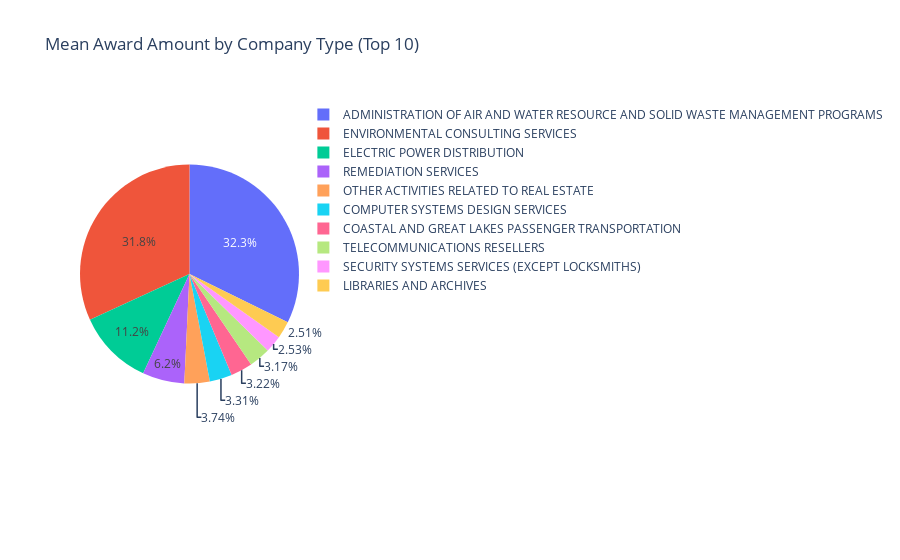

Notebook code cell kept with this figure:
### Code cell
# Calculate the mean award amount by NAICS description
mean_award_by_naics = data.groupby('naics_description')['potential_total_value_of_award'].mean().reset_index()

# Sort the data by mean award amount and select the top 10
mean_award_by_naics = mean_award_by_naics.sort_values(by='potential_total_value_of_award', ascending=False).head(10)

# Create the pie chart
fig = px.pie(mean_award_by_naics, values='potential_total_value_of_award', names='naics_description',
             title='Mean Award Amount by Company Type (Top 10)',
             labels={'naics_description': 'Company Type (NAICS Description)', 'potential_total_value_of_award': 'Mean Award Amount (USD)'})

fig.show()

### Figure 1 — Plotly figure (JSON) as saved in the notebook; plotly's stock layout.template omitted (floating-point values rounded to 4 significant figures)
{"data": [{"domain": {"x": [0, 1], "y": [0, 1]}, "hovertemplate": "Company Type (NAICS Description)=%{label}<br>Mean Award Amount (USD)=%{value}<extra></extra>", "labels": ["ADMINISTRATION OF AIR AND WATER RESOURCE AND SOLID WASTE MANAGEMENT PROGRAMS", "ENVIRONMENTAL CONSULTING SERVICES", "ELECTRIC POWER DISTRIBUTION", "REMEDIATION SERVICES", "OTHER ACTIVITIES RELATED TO REAL ESTATE", "COMPUTER SYSTEMS DESIGN SERVICES", "COASTAL AND GREAT LAKES PASSENGER TRANSPORTATION", "TELECOMMUNICATIONS RESELLERS", "SECURITY SYSTEMS SERVICES (EXCEPT LOCKSMITHS)", "LIBRARIES AND ARCHIVES"], "legendgroup": "", "name": "", "showlegend": true, "type": "pie", "values": [172600000.0, 170300000.0, 59900000.0, 33150000.0, 20000000, 17700000.0, 17230000.0, 16950000.0, 13530000.0, 13440000.0]}], "layout": {"legend": {"tracegroupgap": 0}, "title": {"text": "Mean Award Amount by Company Type (Top 10)"}}}
